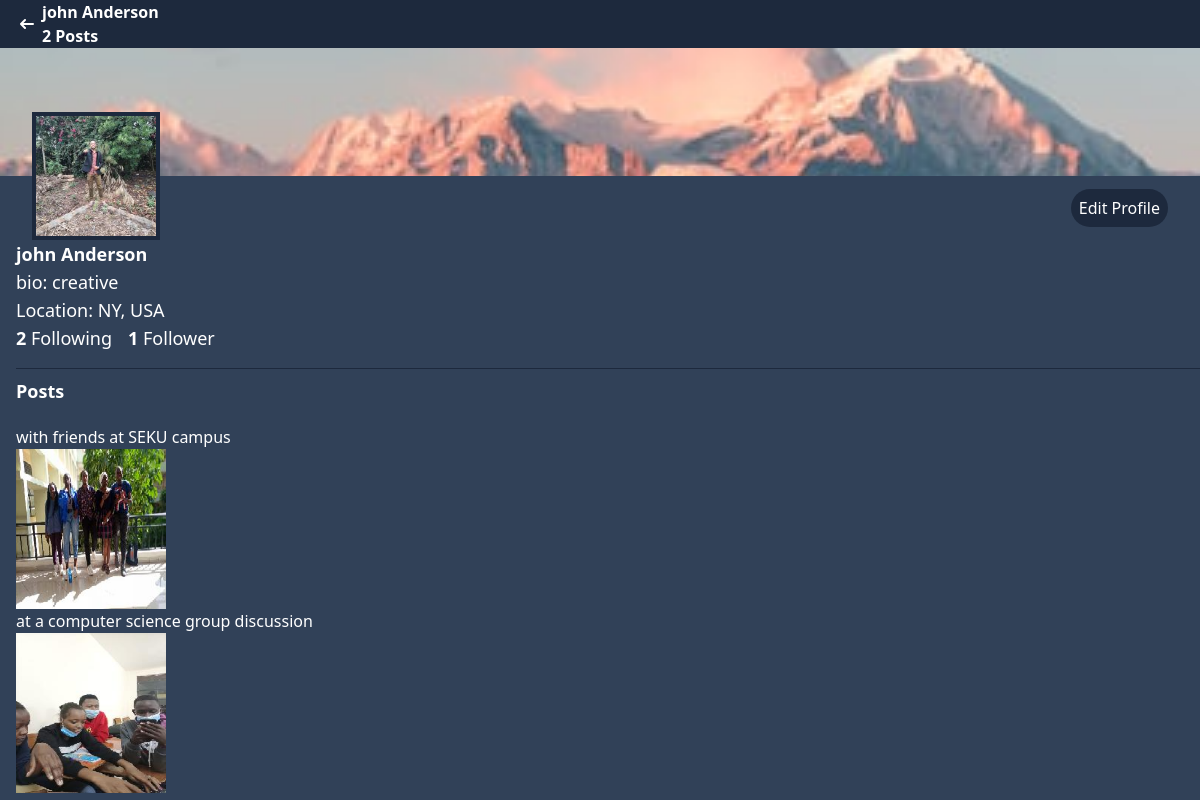
Page /profile/john/ (signed in) on the committed database.
### accounts/models.py (models this page shows, shortened)
class Profile(models.Model):
    user = models.ForeignKey(User, on_delete=models.CASCADE)
    id_user = models.IntegerField()
    bio = models.TextField(blank=True)
    profileimg = models.ImageField(upload_to='profile_images', default='blank-profile.png')
    backgroundimg = models.ImageField(
        upload_to="profile_images", default="blank-profile.png"
    )
    location = models.CharField(max_length=100, blank=True)

### core/models.py (models this page shows, shortened)
class Post(models.Model):
    id = models.UUIDField(primary_key=True, default=uuid.uuid4)
    user = models.CharField(max_length=100)
    image = models.ImageField(upload_to='post_images')
    text = models.TextField()
    created_at = models.DateField(default=datetime.now)
    no_of_likes = models.IntegerField(default=0)
    class Meta:
        ordering = ("created_at",)

### accounts/views.py (the view)
# urls.py: path("profile/<str:username>/", views.profile, name='profile'),
@login_required(login_url='accounts:login')
def profile(request, username):
    user_object = User.objects.get(username=username)
    user_profile = Profile.objects.get(user=user_object)
    posts = Post.objects.filter(user=user_object)
    number_of_posts = len(posts)
    follower = request.user.username
    user = username
    if FollowersCount.objects.filter(follower=follower, user=user).first():
        button_text = 'unfollow'
    else:
        button_text = 'follow'
    user_followers = len(FollowersCount.objects.filter(user=user))
    user_following = len(FollowersCount.objects.filter(follower=user))
    context = {
        "user_object": user_object,
        "user_profile": user_profile,
        "user_posts": posts,
        "number_of_posts": number_of_posts,
        'button_text': button_text,
        "user_followers": user_followers,
        "user_following": user_following,
    }
    return render(request, 'profile.html', context)

### templates/profile.html (shortened to what this page needs)
{% load compress %}
{% load static %}
<!DOCTYPE html>
<html lang="en">
<head>
    {% compress css %}
        <link rel="stylesheet" href="{% static 'src/output.css' %}">
    {% endcompress %}
</head>
<body class="overflow-x-hidden">
    <div class="flex items-center space-x-2 bg-slate-800 text-white pl-3">
        <div>
            <a href={% url 'core:index' %} class="block">
                <svg class="w-3.5 h-3.5 ms-2 -rotate-180" aria-hidden="true" xmlns="http://www.w3.org/2000/svg" fill="none"
                    viewBox="0 0 14 10">
                    <path stroke="currentColor" stroke-linecap="round" stroke-linejoin="round" stroke-width="2"
                        d="M1 5h12m0 0L9 1m4 4L9 9" />
                </svg>
            </a>
        </div>
        <div>
            <h2 class="font-bold">{{user_object.first_name}} {{user_object.last_name}}</h2>
            {% if number_of_posts == 0 %}
                <span class="font-semibold">No posts</span>
            {% elif number_of_posts == 1 %}
                <span class="font-semibold">{{number_of_posts}} Post</span>
            {% else %}
                <span class="font-semibold">{{number_of_posts}} Posts</span>
            {% endif %}
        </div>
    </div>
    <div class="bg-slate-700 h-full pb-2">
        <div class="">
            <img
                src="{{user_profile.backgroundimg.url}}"
                class="object-cover w-full h-32"
                alt="profile background image"
            />
        </div>
        <div class="flex justify-between items-center mx-4">
            <div
                class="w-32 h-32 relative rounded-md ml-4 -mt-16"
            >
                <img
                    src="{{user_profile.profileimg.url}}"
                    class="object-cover w-32 h-32 border-4 border-slate-800"
                    alt="profile image"
                />
            </div>
            <div>
                {% if user_object.username == user.username %}
                <div>
                    <a href="#" class="edit-btn py-2 px-2 bg-slate-800 text-white rounded-full mr-4">
                        Edit Profile
                    </a>
                </div>
                {% endif %}
            </div>
        </div>
        <div class="text-white ml-4">
            <h1 class="font-bold text-lg">{{user_object.first_name}} {{user_object.last_name}}</h1>
            {% if user_profile.bio %}
                <p class="text-lg">bio: {{user_profile.bio}}</p>
            {% endif%}
            {% if user_profile.location %}
                <p class="text-lg">Location: {{user_profile.location}}</p>
            {% endif %}
            <div class="flex space-x-4 text-lg">
                <p><span class="font-bold">{{user_following}}</span class='text-gray-300 font-semibold'> Following</p>
                {% if user_followers == 1 %}
                    <p><span class="font-bold">{{user_followers}}</span class='text-gray-300 font-semibold'> Follower</p>
                {% else %}
                    <p><span class="font-bold">{{user_followers}}</span class='text-gray-300 font-semibold'> Followers</p>
                {% endif %}
            </div>
        </div>
        <div class="flex flex-col  mt-4 border-t border-slate-800 w-full ml-4">
            <h1 class="text-white text-lg font-bold mt-2">Posts</h1>
            <div class="mt-5">
                <div class="post-section text-white">
                    <ul>
                        {% for post in user_posts %}
                            <li>
                                <a
                                    href="#"
                                >
                                    <p>{{post.text}}</p>
                                    {% if post.image.url is not None %}
                                    <img
                                        src="{{post.image.url}}"
                                        class="w-[150px] h-[160px]"
                                        alt='post image'
                                    />
                                    {% endif %}
                                </a>
                            <li>
                        {% endfor %}
                    </ul>
                </div>
            </div>
        </div>
    </div>
</body>
</html>

### rows in the picture
Profile: backgroundimg (picture), profileimg (picture), bio "creative", location "NY, USA"
Post: text "with friends at SEKU campus", image (picture)
Post: text "at a computer science group discussion", image (picture)

### other values in the picture
{{ user_object.first_name }} "john"
{{ user_object.last_name }} "Anderson"
{{ number_of_posts }} "2"
{{ user_following }} "2"
{{ user_followers }} "1"
